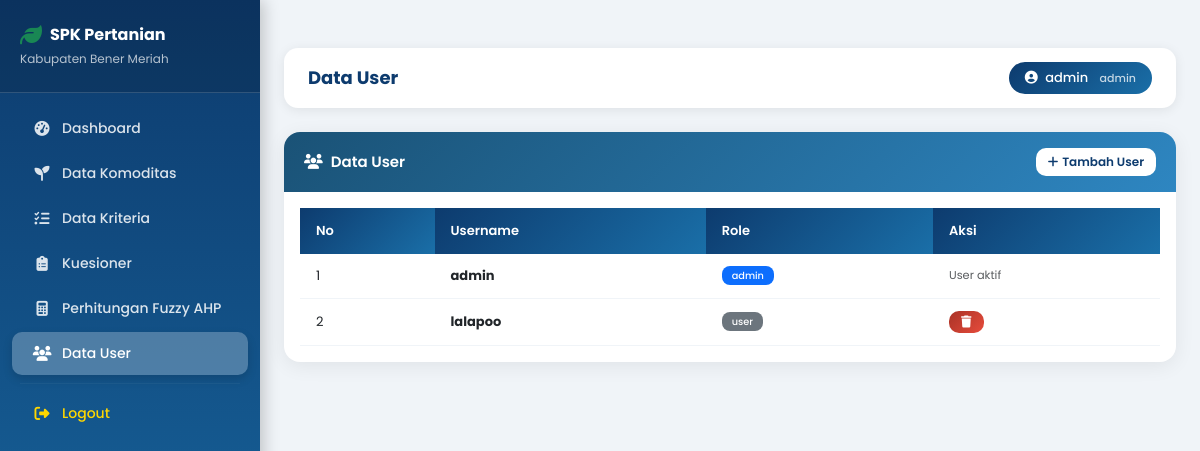
Page /user (signed in) on the committed database.
### models.py (models this page shows)
class User(UserMixin, db.Model):
    id = db.Column(db.Integer, primary_key=True)
    username = db.Column(db.String(100), unique=True, nullable=False)
    password = db.Column(db.String(200), nullable=False)
    role = db.Column(db.String(20), default='admin')

### routes.py (the view)
@app.route('/user')
@login_required
def user():
    data = User.query.all()
    return render_template('user.html', data=data)

### routes.py (called while the page is built)
@login_manager.user_loader
def load_user(user_id):
    return User.query.get(int(user_id))

### templates/user.html (shortened to what this page needs)
{% extends 'base.html' %}
{% block page_title %}Data User{% endblock %}
{% block content %}
<div class="card">
    <div class="card-header d-flex justify-content-between align-items-center" style="background: linear-gradient(135deg, #1a5276, #2e86c1);">
        <h5 class="text-white mb-0"><i class="fas fa-users me-2"></i>Data User</h5>
        <a href="{{ url_for('tambah_user') }}" class="btn btn-light btn-sm">
            <i class="fas fa-plus me-1"></i>Tambah User
        </a>
    </div>
    <div class="card-body">
        <div class="table-responsive">
            <table class="table table-hover align-middle">
                <thead>
                    <tr>
                        <th>No</th>
                        <th>Username</th>
                        <th>Role</th>
                        <th>Aksi</th>
                    </tr>
                </thead>
                <tbody>
                    {% for u in data %}
                    <tr>
                        <td>{{ loop.index }}</td>
                        <td><strong>{{ u.username }}</strong></td>
                        <td>
                            <span class="badge {% if u.role == 'admin' %}bg-primary{% else %}bg-secondary{% endif %}">
                                {{ u.role }}
                            </span>
                        </td>
                        <td>
                            {% if u.id != current_user.id %}
                            <a href="{{ url_for('hapus_user', id=u.id) }}" class="btn btn-danger btn-sm"
                               onclick="return confirm('Yakin ingin menghapus user ini?')">
                                <i class="fas fa-trash"></i>
                            </a>
                            {% else %}
                            <span class="text-muted small">User aktif</span>
                            {% endif %}
                        </td>
                    </tr>
                    {% endfor %}
                </tbody>
            </table>
        </div>
    </div>
</div>
{% endblock %}

### templates/base.html (shortened to what this page needs)
html<!DOCTYPE html>
<html lang="id">
<head>
    <link href="https://cdn.jsdelivr.net/npm/bootstrap@5.3.0/dist/css/bootstrap.min.css" rel="stylesheet">
    <link href="https://cdnjs.cloudflare.com/ajax/libs/font-awesome/6.4.0/css/all.min.css" rel="stylesheet">
</head>
<body>
{% if current_user.is_authenticated %}
<div class="sidebar">
    <div class="sidebar-brand">
        <div class="d-flex align-items-center gap-2 mb-1">
            <i class="fas fa-leaf text-success" style="font-size:22px;"></i>
            <h6>SPK Pertanian</h6>
        </div>
        <small>Kabupaten Bener Meriah</small>
    </div>
    <nav>
        <a href="{{ url_for('dashboard') }}" class="nav-link {% if request.endpoint == 'dashboard' %}active{% endif %}">
            <i class="fas fa-tachometer-alt"></i> Dashboard
        </a>
        <a href="{{ url_for('komoditas') }}" class="nav-link {% if request.endpoint == 'komoditas' %}active{% endif %}">
            <i class="fas fa-seedling"></i> Data Komoditas
        </a>
        <a href="{{ url_for('kriteria') }}" class="nav-link {% if request.endpoint == 'kriteria' %}active{% endif %}">
            <i class="fas fa-list-check"></i> Data Kriteria
        </a>
        <a href="{{ url_for('kuesioner') }}" class="nav-link {% if request.endpoint == 'kuesioner' %}active{% endif %}">
            <i class="fas fa-clipboard-list"></i> Kuesioner
        </a>
        <a href="{{ url_for('perhitungan_fuzzy') }}" class="nav-link {% if request.endpoint == 'perhitungan_fuzzy' %}active{% endif %}">
            <i class="fas fa-calculator"></i> Perhitungan Fuzzy AHP
        </a>
        <a href="{{ url_for('user') }}" class="nav-link {% if request.endpoint == 'user' %}active{% endif %}">
            <i class="fas fa-users"></i> Data User
        </a>
        <hr>
        <a href="{{ url_for('logout') }}" class="nav-link text-warning">
            <i class="fas fa-sign-out-alt"></i> Logout
        </a>
    </nav>
</div>
<div class="main-content">
    <div class="navbar-top">
        <h5>{% block page_title %}{% endblock %}</h5>
        <div class="user-badge">
            <i class="fas fa-user-circle me-1"></i> {{ current_user.username }}
            <span class="ms-2 opacity-75" style="font-size:11px;">{{ current_user.role }}</span>
        </div>
    </div>
    {% block content %}{% endblock %}
</div>
{% else %}
    {% block content_login %}{% endblock %}
{% endif %}
</body>
</html>

### templates/base.html (style rules this page uses)
* { font-family: 'Poppins', sans-serif; }
body { background-color: #f0f4f8; }
.sidebar { min-height: 100vh; background: linear-gradient(180deg, #0d3b6e 0%, #1a6fa8 100%); width: 260px; position: fixed; top: 0; left: 0; box-shadow: 4px 0 15px rgba(0,0,0,0.2); z-index: 100; transition: all 0.3s; }
.sidebar-brand { padding: 24px 20px; border-bottom: 1px solid rgba(255,255,255,0.15); background: rgba(0,0,0,0.15); }
.sidebar-brand h6 { font-size: 16px; font-weight: 700; color: white; margin: 0; }
.sidebar-brand small { color: rgba(255,255,255,0.7); font-size: 12px; }
.sidebar nav { padding: 12px 0; }
.sidebar .nav-link { color: rgba(255,255,255,0.85) !important; padding: 11px 20px; margin: 2px 12px; border-radius: 10px; font-size: 14px; font-weight: 500; transition: all 0.25s; display: flex; align-items: center; gap: 10px; }
.sidebar .nav-link.active { background: rgba(255,255,255,0.25); color: white !important; box-shadow: 0 4px 10px rgba(0,0,0,0.15); }
.sidebar .nav-link i { width: 20px; text-align: center; font-size: 15px; }
.sidebar hr { border-color: rgba(255,255,255,0.15); margin: 8px 20px; }
.sidebar .nav-link.text-warning { color: #ffd700 !important; }
.main-content { margin-left: 260px; padding: 24px; min-height: 100vh; }
.navbar-top { background: white; box-shadow: 0 2px 12px rgba(0,0,0,0.08); padding: 14px 24px; margin-bottom: 24px; border-radius: 14px; display: flex; justify-content: space-between; align-items: center; }
.navbar-top h5 { font-weight: 700; color: #0d3b6e; margin: 0; font-size: 18px; }
.navbar-top .user-badge { background: linear-gradient(135deg, #0d3b6e, #1a6fa8); color: white; padding: 6px 16px; border-radius: 20px; font-size: 13px; font-weight: 500; }
.card { border: none; box-shadow: 0 4px 20px rgba(0,0,0,0.07); border-radius: 16px; overflow: hidden; }
.card-header { padding: 16px 20px; border-bottom: none; }
.card-header h5 { font-weight: 600; font-size: 15px; margin: 0; }
.table { margin: 0; }
.table thead th { background: linear-gradient(135deg, #0d3b6e, #1a6fa8) !important; color: white !important; font-weight: 600; font-size: 13px; padding: 13px 16px; border: none; }
.table tbody td { padding: 12px 16px; font-size: 13px; vertical-align: middle; border-color: #f0f4f8; }
.btn { border-radius: 10px; font-weight: 500; font-size: 13px; padding: 8px 18px; transition: all 0.2s; }
.btn-danger { background: linear-gradient(135deg, #a93226, #e74c3c); border: none; }
.btn-sm { padding: 5px 12px; font-size: 12px; }
.btn-light { background: white; color: #0d3b6e; border: none; font-weight: 600; }
.badge { border-radius: 8px; font-weight: 500; padding: 5px 10px; }

### rows in the picture
User: username "admin", role "admin", shows "User aktif"
User: username "lalapoo", role "user"
